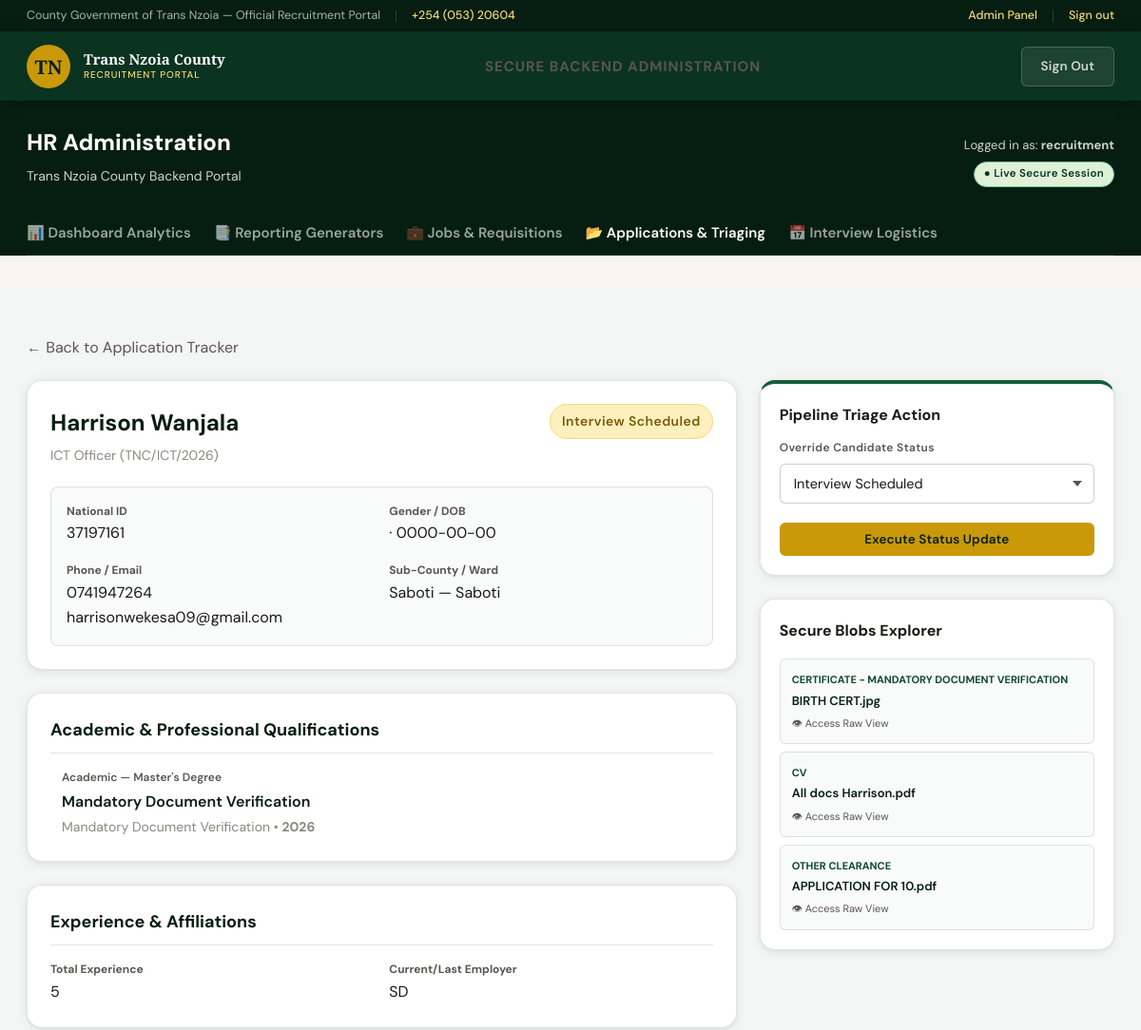
The app's page /admin/view_application.php?id=11 (signed in, upper part), older data.
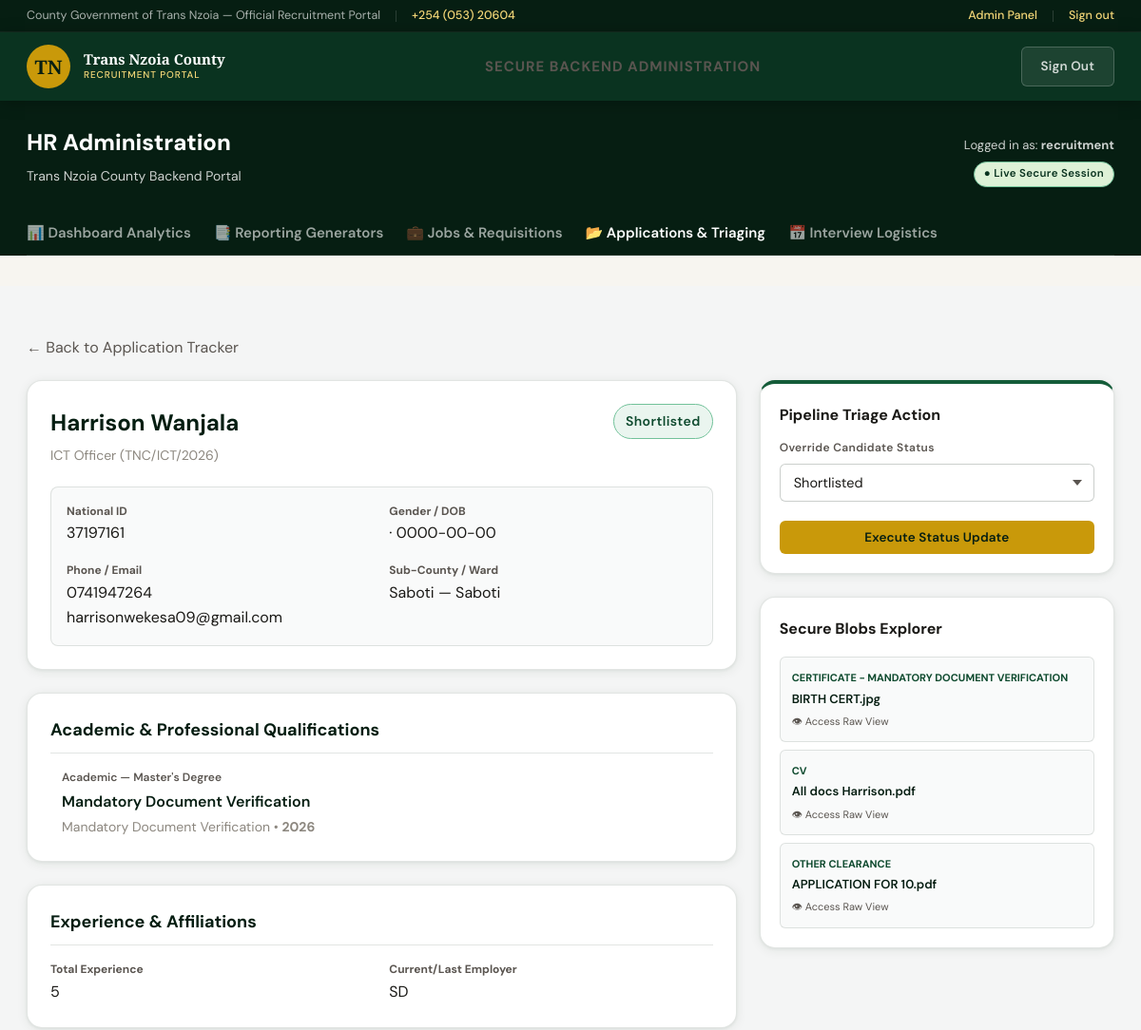
The same page, newer data.
### tables this page shows
CREATE TABLE `applications` (
  `id` int(10) unsigned NOT NULL AUTO_INCREMENT,
  `ref_no` varchar(20) NOT NULL,
  `job_id` int(10) unsigned NOT NULL,
  `user_id` int(10) unsigned DEFAULT NULL,
  `first_name` varchar(80) NOT NULL,
  `last_name` varchar(80) NOT NULL,
  `id_no` varchar(20) NOT NULL,
  `dob` date DEFAULT NULL,
  `gender` enum('Male','Female','Prefer not to say') DEFAULT NULL,
  `phone` varchar(20) NOT NULL,
  `email` varchar(160) NOT NULL,
  `degree` varchar(200) DEFAULT NULL,
  `institution` varchar(200) DEFAULT NULL,
  `kism_no` varchar(40) DEFAULT NULL,
  `experience` varchar(60) DEFAULT NULL,
  `current_employer` varchar(200) DEFAULT NULL,
  `cover_letter` text DEFAULT NULL,
  `sub_county` varchar(60) DEFAULT NULL,
  `ward` varchar(80) DEFAULT NULL,
  `postal_address` varchar(200) DEFAULT NULL,
  `status` enum('Received','Under Review','Shortlisted','Not Shortlisted','Interview Scheduled','Hired','Rejected') NOT NULL DEFAULT 'Received',
  `reviewer_notes` text DEFAULT NULL,
  `reviewed_by` int(10) unsigned DEFAULT NULL,
  `reviewed_at` datetime DEFAULT NULL,
  `submitted_at` datetime NOT NULL DEFAULT current_timestamp(),
  `updated_at` datetime NOT NULL DEFAULT current_timestamp() ON UPDATE current_timestamp(),
  PRIMARY KEY (`id`),
  UNIQUE KEY `ref_no` (`ref_no`),
  KEY `user_id` (`user_id`),
  KEY `reviewed_by` (`reviewed_by`),
  KEY `idx_job_id` (`job_id`),
  KEY `idx_status` (`status`),
  KEY `idx_sub_county` (`sub_county`),
  KEY `idx_ref_no` (`ref_no`),
  CONSTRAINT `applications_ibfk_1` FOREIGN KEY (`job_id`) REFERENCES `jobs` (`id`) ON DELETE CASCADE,
  CONSTRAINT `applications_ibfk_2` FOREIGN KEY (`user_id`) REFERENCES `users` (`id`) ON DELETE SET NULL,
  CONSTRAINT `applications_ibfk_3` FOREIGN KEY (`reviewed_by`) REFERENCES `users` (`id`) ON DELETE SET NULL
);

CREATE TABLE `users` (
  `id` int(10) unsigned NOT NULL AUTO_INCREMENT,
  `username` varchar(80) NOT NULL,
  `email` varchar(160) NOT NULL,
  `password_hash` varchar(255) NOT NULL,
  `role` enum('superadmin','admin','hr','applicant') NOT NULL DEFAULT 'applicant',
  `full_name` varchar(160) DEFAULT NULL,
  `is_active` tinyint(1) NOT NULL DEFAULT 1,
  `last_login` datetime DEFAULT NULL,
  `created_at` datetime NOT NULL DEFAULT current_timestamp(),
  `updated_at` datetime NOT NULL DEFAULT current_timestamp() ON UPDATE current_timestamp(),
  `sub_county` varchar(100) DEFAULT NULL,
  `ward` varchar(100) DEFAULT NULL,
  `id_doc_front` varchar(255) DEFAULT NULL,
  `id_doc_back` varchar(255) DEFAULT NULL,
  `id_verified` tinyint(1) DEFAULT 0,
  `phone` varchar(20) DEFAULT NULL,
  `dob` date DEFAULT NULL,
  `gender` enum('Male','Female','Prefer not to say') DEFAULT NULL,
  PRIMARY KEY (`id`),
  UNIQUE KEY `username` (`username`),
  UNIQUE KEY `email` (`email`),
  KEY `idx_role` (`role`),
  KEY `idx_email` (`email`)
);

CREATE TABLE `jobs` (
  `id` int(10) unsigned NOT NULL AUTO_INCREMENT,
  `job_code` varchar(30) NOT NULL,
  `title` varchar(200) NOT NULL,
  `department` varchar(200) NOT NULL,
  `type` enum('Full-Time','Part-Time','Contract','Internship') NOT NULL DEFAULT 'Full-Time',
  `deadline` date NOT NULL,
  `posted_date` date NOT NULL DEFAULT curdate(),
  `status` varchar(50) DEFAULT 'Open',
  `vacancies` tinyint(3) unsigned NOT NULL DEFAULT 1,
  `min_experience` tinyint(3) unsigned NOT NULL DEFAULT 0,
  `salary_scale` varchar(80) DEFAULT NULL,
  `scope` enum('county_wide','ward_specific') NOT NULL DEFAULT 'county_wide',
  `target_sub_county` varchar(60) DEFAULT NULL,
  `target_ward` varchar(80) DEFAULT NULL,
  `description` text NOT NULL,
  `requirements` text DEFAULT NULL,
  `responsibilities` text DEFAULT NULL,
  `source` enum('manual','bulk_import') NOT NULL DEFAULT 'manual',
  `created_by` int(10) unsigned DEFAULT NULL,
  `created_at` datetime NOT NULL DEFAULT current_timestamp(),
  `updated_at` datetime NOT NULL DEFAULT current_timestamp() ON UPDATE current_timestamp(),
  `job_group` varchar(100) DEFAULT NULL,
  `terms` varchar(100) DEFAULT NULL,
  `duties` text DEFAULT NULL,
  PRIMARY KEY (`id`),
  UNIQUE KEY `job_code` (`job_code`),
  KEY `created_by` (`created_by`),
  KEY `idx_status` (`status`),
  KEY `idx_deadline` (`deadline`),
  CONSTRAINT `jobs_ibfk_1` FOREIGN KEY (`created_by`) REFERENCES `users` (`id`) ON DELETE SET NULL
);

### includes/auth.php (called while the page is built, shortened)
<?php
function h(?string $s): string {
    return htmlspecialchars($s ?? '', ENT_QUOTES, 'UTF-8');
}

### admin/view_application.php (the view, shortened to what the changed rows need)
<?php
require_once __DIR__ . '/../includes/auth.php';
$pdo = db();
$id = (int)($_GET['id'] ?? 0);
$app = $pdo->prepare("SELECT a.*, u.full_name, u.email, u.phone, u.gender, u.dob, u.username AS nat_id, u.ward, u.sub_county, j.title AS job_title, j.job_code
                      FROM applications a
                      JOIN users u ON a.user_id = u.id
                      JOIN jobs j ON a.job_id = j.id
                      WHERE a.id = ?");
$app->execute([$id]);
$app = $app->fetch(PDO::FETCH_ASSOC);
require_once __DIR__ . '/../includes/partials/header.php';
require_once __DIR__ . '/partials/admin_nav.php';
$lbl = APP_STATUSES[$app['status']] ?? ['label'=>$app['status'], 'class'=>'badge-neutral'];
?>
<div class="page-wrap" style="background:#f4f5f5;">
  <div class="container">
    <div style="display:grid; grid-template-columns: 2fr 1fr; gap:24px;">
      <div>
        <div class="card" style="padding:24px; margin-bottom:24px;">
          <div style="display:flex; justify-content:space-between; align-items:flex-start; margin-bottom:20px;">
            <div>
              <h2 style="font-size:24px; font-weight:700; color:var(--green-900); margin-bottom:4px;"><?= h($app['full_name']) ?></h2>
              <div style="font-size:14px; color:var(--text-light);"><?= h($app['job_title']) ?> (<?= h($app['job_code']) ?>)</div>
            </div>
            <span class="badge <?= $lbl['class'] ?>" style="font-size:14px; padding:6px 12px;"><?= h($lbl['label']) ?></span>
          </div>
          <div style="display:grid; grid-template-columns:1fr 1fr; gap:16px; background:#f9fafa; padding:16px; border-radius:8px; border:1px solid var(--border);">
            <div><strong style="color:var(--text-muted);font-size:12px;display:block;">National ID</strong><?= h($app['nat_id']) ?></div>
            <div><strong style="color:var(--text-muted);font-size:12px;display:block;">Gender / DOB</strong><?= h($app['gender']??'—') ?> · <?= h($app['dob']??'—') ?></div>
            <div><strong style="color:var(--text-muted);font-size:12px;display:block;">Phone / Email</strong><?= h($app['phone']) ?><br><?= h($app['email']) ?></div>
            <div><strong style="color:var(--text-muted);font-size:12px;display:block;">Sub-County / Ward</strong><?= h($app['sub_county']??'—') ?> — <?= h($app['ward']??'—') ?></div>
          </div>
        </div>
        <div class="card" style="padding:24px; margin-bottom:24px;">
          <div style="display:grid; grid-template-columns:1fr 1fr; gap:16px;">
            <div><strong style="color:var(--text-muted);font-size:12px;display:block;">Total Experience</strong><?= h($app['experience']?:'—') ?></div>
            <div><strong style="color:var(--text-muted);font-size:12px;display:block;">Current/Last Employer</strong><?= h($app['current_employer']?:'—') ?></div>
          </div>
        </div>
      </div>
      <div>
        <div class="card" style="padding:20px; margin-bottom:24px; border-top:4px solid var(--green-600);">
          <form method="POST">
            <div class="form-group">
              <label class="form-label" style="font-size:12px; color:var(--text-muted);">Override Candidate Status</label>
              <select name="status" class="form-select">
                <?php foreach (APP_STATUSES as $s => $cfg): ?>
                  <option value="<?= $s ?>" <?= $app['status']===$s?'selected':'' ?>><?= h($cfg['label']) ?></option>
                <?php endforeach; ?>
              </select>
            </div>
          </form>
        </div>
      </div>
    </div>
  </div>
</div>
<?php require_once __DIR__ . '/../includes/partials/footer.php'; ?>

Row changes from the older to the newer data that the page shows:
changed applications "SD": status "Interview Scheduled" → "Shortlisted"
Text that changed along with them:
form field status: "Interview Scheduled" → "Shortlisted"
